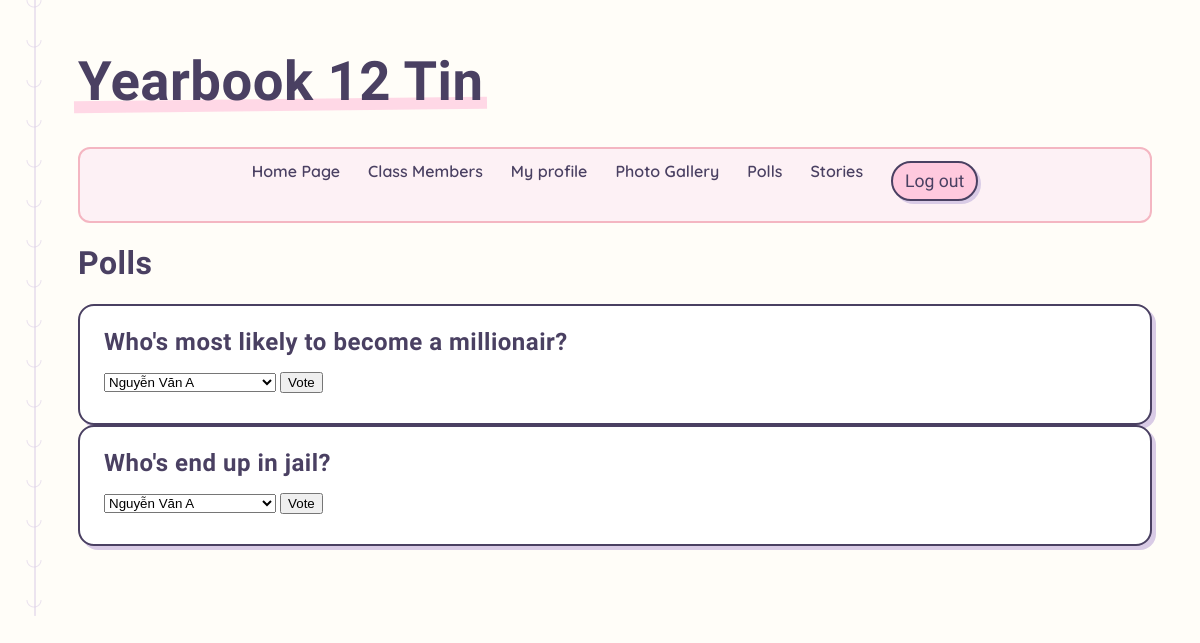
/polls.php (signed in), run on the app's committed database.
### tables this page shows
CREATE TABLE `polls` (
  `id` int(11) NOT NULL,
  `class` varchar(200) NOT NULL,
  `user_id` int(11) NOT NULL,
  `type` int(11) NOT NULL,
  `comment` varchar(300) NOT NULL
);

### polls.inc.php (the view, shortened to what this page needs)
<?php
function show_polls($con){
	$user_drop = user_dropdown($con,1);
	$select_polls = "SELECT * FROM polls WHERE class='".$_SESSION['class']."' ";
	$run = mysqli_query($con,$select_polls);
	echo '<h1>Polls</h1>';
	if(mysqli_num_rows($run)<1){
		echo '<p>No polls to show yet</p>';
	}else{
		while($row = mysqli_fetch_assoc($run)){
			$id = $row['id'];
			$comment = $row['comment'];
			echo '<div class="card">
					<h2>'.htmlspecialchars($comment ?? '').'</h2>';
			$check = "SELECT 1 FROM poll_answers WHERE poll_id=$id AND user_id='".$_SESSION['user_id']."'";
			$check_run = mysqli_query($con,$check);
			if(mysqli_num_rows($check_run)<1){
				echo '<form action="" method="POST" onsubmit="keepScrollOnNextLoad()">
						'.user_dropdown($con,1).'
						<input type="submit" name="vote_'.$id.'" value="Vote">
					  </form>';
			}
			echo '</div>';
		}
	}
}
function user_dropdown($con,$switch){
	$drop = '<select name="user_id_'.$switch.'">';
	$select = "SELECT id, user_name FROM user WHERE class='".$_SESSION['class']."'";
	$run = mysqli_query($con,$select);
	while($row = mysqli_fetch_assoc($run)){
		$drop .= '<option value="'.$row['id'].'">'.htmlspecialchars($row['user_name'] ?? '').'</option>';
	}
	$drop .= '</select>';
	return $drop;
}
?>

### main.css (style rules this page uses)
:root { --paper:#fffdf8; --line: #e3d9e8; --pink: #ffc9de; --pink-deep: #ff9ec7; --blue: #c3e4f7; --blue-deep: #8fcdef; --ink: #4a4062; --ink-soft: #7a7191; --ring: #d9cbe6; }
* { box-sizing: border-box; }
body { margin: 0; font-family: 'Quicksand', sans-serif; color: var(--ink); background: repeating-linear-gradient( var(--paper) 0px, var(--paper) 34px, var(--line) 35 ); background-color: var(--paper); }
h1, h2, h3, .hand { font-family: 'Patrick Hand', cursive; letter-spacing: .5px; }
form { font-weight: 600; font-size: .92rem; margin-bottom: 8px; }
.card { background: #fff; border: 2px solid var(--ink); border-radius: 16px; padding: 22px 24px; box-shadow: 4px 4px 0 var(--ring); }
.card h2 { margin: 0 0 16px; font-size: 1.5rem; display: flex; align-items: center; gap: 10px; }

### data on the page
polls: comment "Who's most likely to become a millionair?"
polls: comment "Who's end up in jail?"

### other printed values
$_SESSION['class'] "12 Tin"
form field user_id_1 "Nguyễn Văn A"
